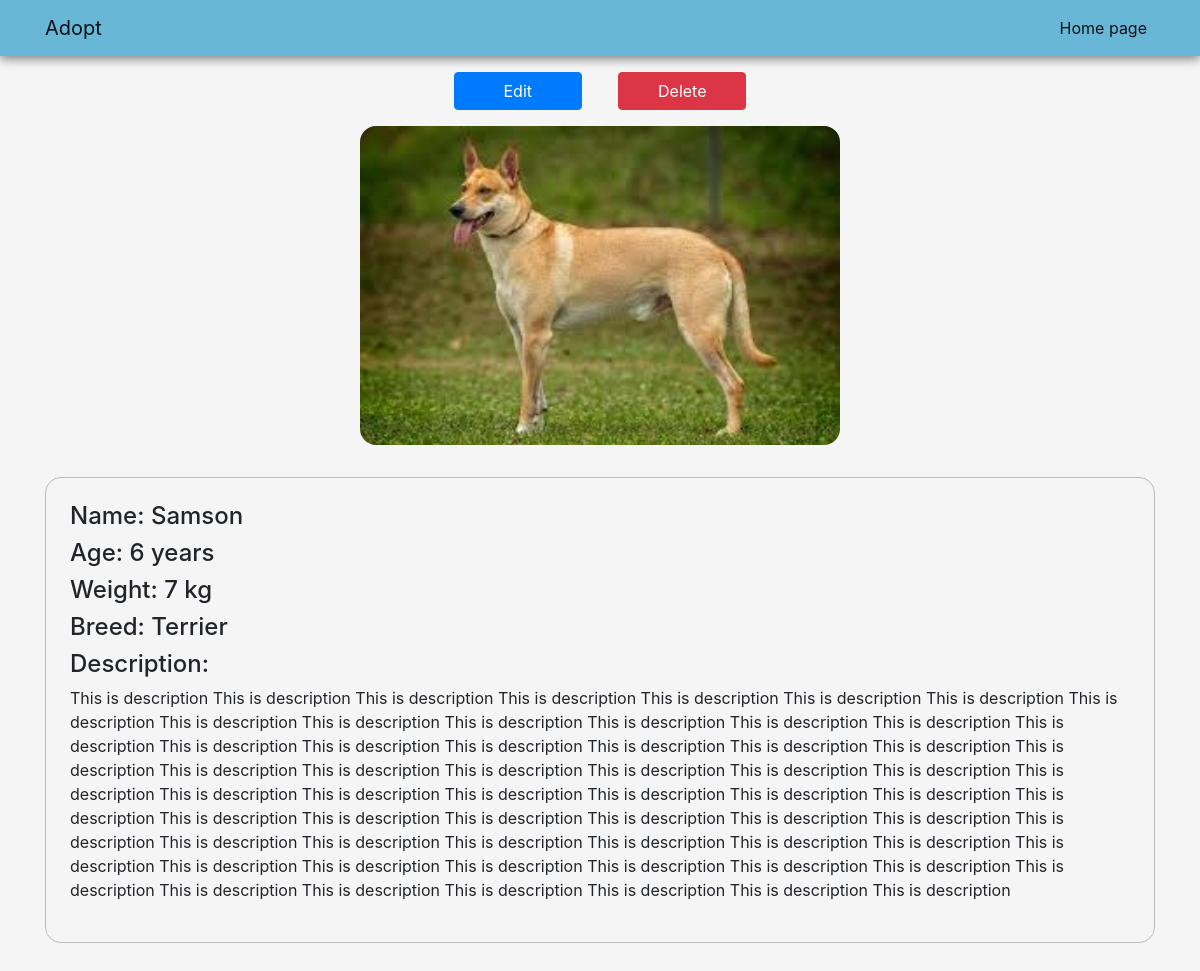
The app's page /dog/14/ with its own data.
### adoption/models.py (models this page shows, shortened)
class Dog(models.Model):
    gender_choices = [
        ('male', 'Male'),
        ('female', 'Female'),
    ]
    breed = models.ForeignKey(Breed, on_delete=models.PROTECT)
    name = models.CharField(max_length=100)
    description = models.TextField()
    age = models.IntegerField()
    weight = models.IntegerField()
    gender = models.CharField(max_length=8, choices=gender_choices, default='male')
    image = models.ImageField(default='default.jpg', upload_to='dog_pictures')
    time_posted = models.DateTimeField(default=timezone.now)
    class Meta:
        ordering = ['age']

class Breed(models.Model):
    breedType = models.CharField(max_length=100)
    def __str__(self):
        return self.breedType

### adoption/views.py (the view)
# urls.py: path('dog/<int:dog_id>/', detail, name='detail'),
def detail(request, dog_id):
    dog = does_object_exist(dog_id)
    context = {
        'dog': dog
    }
    return render(request, 'adoption/detail.html', context)

### adoption/views.py (called while the page is built)
def does_object_exist(dog_id):
    try:
        dog = get_object_or_404(Dog, pk=dog_id)
    except Dog.DoesNotExist:
        raise Http404("Dog with this id doesn't exist.")
    return dog

### adoption/templates/adoption/detail.html
{% extends 'adoption/base.html' %}
{% load static %}
{% block head %}
    <link rel="stylesheet" type="text/css" href="{% static 'adoption/detail.css' %}">
{% endblock head %}
{% block content %}
    <div class="d-flex flex-column align-items-center">
        <div class="update-links">
            <a href="{% url 'adoption:update' dog.id %}" class="btn btn-primary edit-link">Edit</a>
            <a href="{% url 'adoption:delete' dog.id %}" class="btn btn-danger delete-link">Delete</a>
        </div>
        <img src="{{ dog.image.url }}" class="dog-image">
        <div class="dog-info">
            <h4>Name: {{ dog.name }}</h4>
            <h4>Age: {{ dog.age }} years</h4>
            <h4>Weight: {{ dog.weight }} kg</h4>
            <h4>Breed: {{ dog.breed }}</h4>
            <h4>Description: </h4>
            <p>{{ dog.description }}</p>
        </div>
    </div>
{% endblock content %}

### adoption/static/adoption/base.css (style rules this page uses)
* { box-sizing: border-box; }
body { margin: 0; background-color: whitesmoke; }

### adoption/static/adoption/detail.css (style rules this page uses)
.dog-image { width: 100%; max-width: 30rem; height: auto; border-radius: 1rem; }
.dog-info { margin: 2rem 0; padding: 1.5rem; border: 1px solid rgb(186, 190, 186); border-radius: 1rem; width: 100%; }
.update-links { word-spacing: 2rem; margin-top: -1rem; margin-bottom: 1rem; }
.edit-link, .delete-link { width: 8rem; }

### records on screen
Dog: image (placeholder picture), name "Samson", age "6", weight "7", breed "Terrier", description "This is description This is description This is description This is description This is description This is description This is description This is description This is description This is description This is description This is description This is description This is description This is description This is description This is description This is description This is description This is description This is description This is description This is description This is description This is description This is description This is description This is description This is description This is description This is description This is description This is description This is description This is description…"
